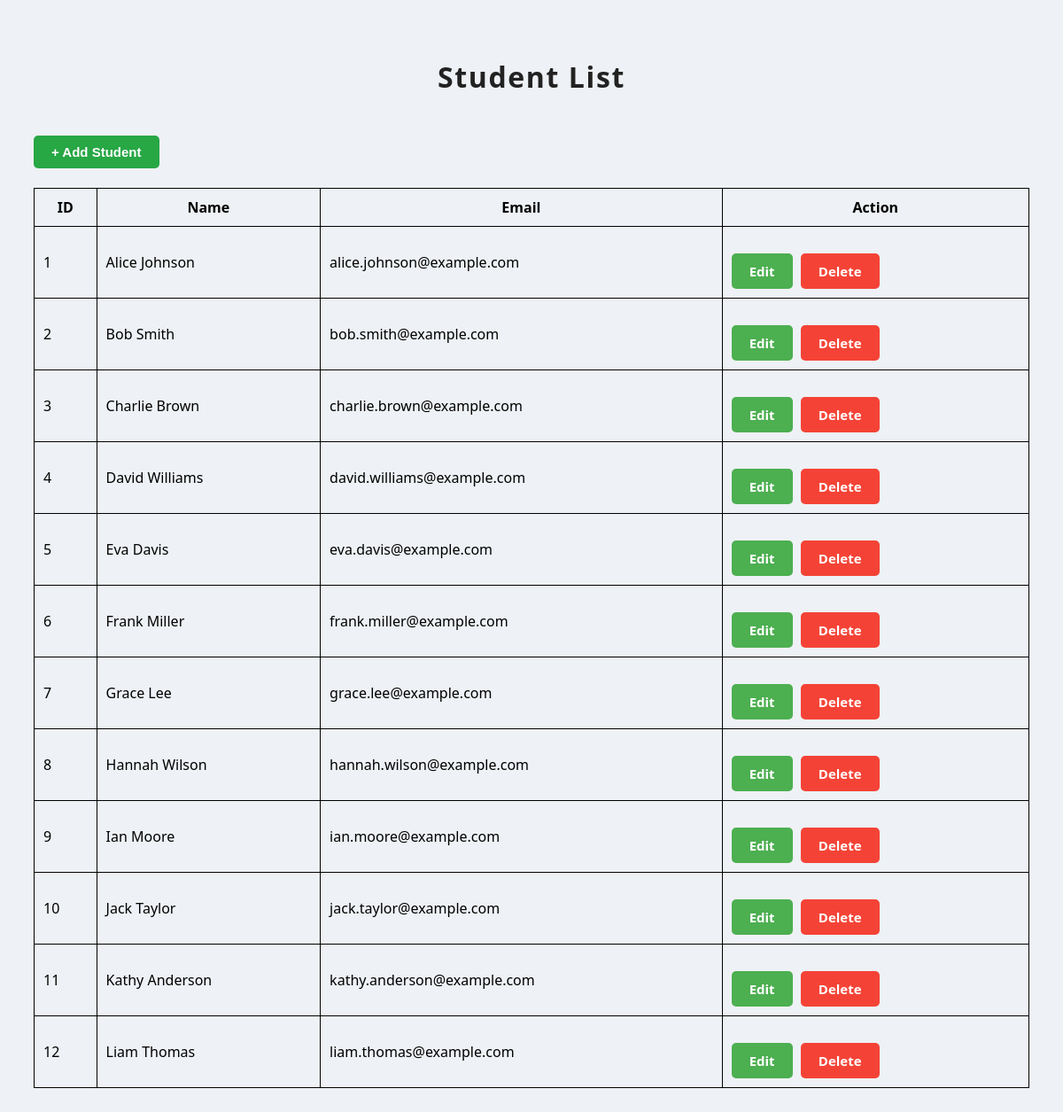
The page / on the database its author committed.
### tables this page shows
CREATE TABLE `students` (
  `id` int(11) NOT NULL,
  `name` varchar(100) DEFAULT NULL,
  `email` varchar(100) DEFAULT NULL
);

### index.php (the view, shortened to what this page needs)
<?php include 'db.php'; ?>
<!DOCTYPE html>
<html>
<head>
    <link rel="stylesheet" href="style.css">
</head>
<h2 >Student List</h2>
<button class="btn add-btn" onclick="location.href='add.php'">+ Add Student</button><br>
<br>
<table border="1">
    <tr>
        <th>ID</th>
        <th>Name</th>
        <th>Email</th>
        <th>Action</th>
    </tr>
    <?php
    $result = $conn->query("SELECT * FROM students");
    $num=1;
    while ($row = $result->fetch_assoc()):
     ?>
    <tr>
        <td><?php echo $num++  ?></td>
        <td><?= $row['name']; ?></td>
        <td><?= $row['email']; ?></td>
        <td>
        <a href="edit.php?id=<?= $row['id']; ?>" class="btn edit">Edit</a>
        <a href="delete.php?id=<?= $row['id']; ?>" class="btn delete" onclick="return confirm('Delete?')">Delete</a>
        </td>
    </tr>
    <?php endwhile; ?>
</table>
</body>
</html>

### style.css (style rules this page uses)
h2 { font-family: 'Segoe UI', Tahoma, Geneva, Verdana, sans-serif; font-weight: 700; font-size: 32px; color: #222; margin-bottom: 25px; letter-spacing: 0.05em; text-align: center; }
table { border-collapse: collapse; width: 100%; }
table, th, td { padding: 10px; border: 1px solid black; }
a { margin-right: 10px; }
.btn { padding: 6px 12px; text-decoration: none; color: white; border-radius: 4px; font-size: 14px; margin-right: 5px; }
.edit { background-color: #4CAF50; }
.delete { background-color: #f44336; }
.btn { display: inline-block; padding: 12px 22px; font-size: 16px; border-radius: 6px; border: none; cursor: pointer; text-decoration: none; font-weight: 600; transition: background-color 0.3s ease; }
.btn { display: inline-block; margin-top: 20px; padding: 10px 20px; color: white; border: none; border-radius: 5px; text-decoration: none; text-align: center; font-size: 15px; cursor: pointer; }
.btn { padding: 10px 20px; font-size: 15px; border: none; border-radius: 5px; color: white; cursor: pointer; text-decoration: none; transition: background-color 0.3s ease; }
.add-btn { background-color: #28a745; }

### rows shown on the page
students: name "Alice Johnson", email "alice.johnson@example.com"
students: name "Bob Smith", email "bob.smith@example.com"
students: name "Charlie Brown", email "charlie.brown@example.com"
students: name "David Williams", email "david.williams@example.com"
students: name "Eva Davis", email "eva.davis@example.com"
students: name "Frank Miller", email "frank.miller@example.com"
students: name "Grace Lee", email "grace.lee@example.com"
students: name "Hannah Wilson", email "hannah.wilson@example.com"
students: name "Ian Moore", email "ian.moore@example.com"
students: name "Jack Taylor", email "jack.taylor@example.com"
students: name "Kathy Anderson", email "kathy.anderson@example.com"
students: name "Liam Thomas", email "liam.thomas@example.com"
